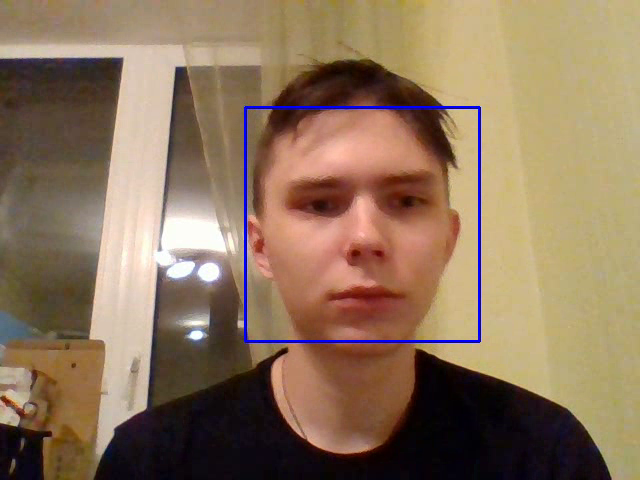
#> input picture frame 16 of me.avi, 640 x 480 px, given in place of the camera
$ python cam.py
#> lines starting #> are read from the running program, lines starting #| are printed output that depends on the picture; after the words box and inside, x2 and y2 are one past the last pixel; in counts of white or black regions, pixels touching at a corner belong together
import cv2 as cv

cap = cv.VideoCapture(0)
face_cascade = cv.CascadeClassifier('haarcascade_frontalface_default.xml')
fourcc = cv.VideoWriter_fourcc(*'XVID')
out = cv.VideoWriter('me.avi', fourcc, 20.0, (640, 480))

while True:
    ret, frame = cap.read()
#> frame is the input picture: shape (480, 640, 3); mean B, G, R 92.6, 117.3, 141.8
    gray = cv.cvtColor(frame, cv.COLOR_BGR2GRAY)
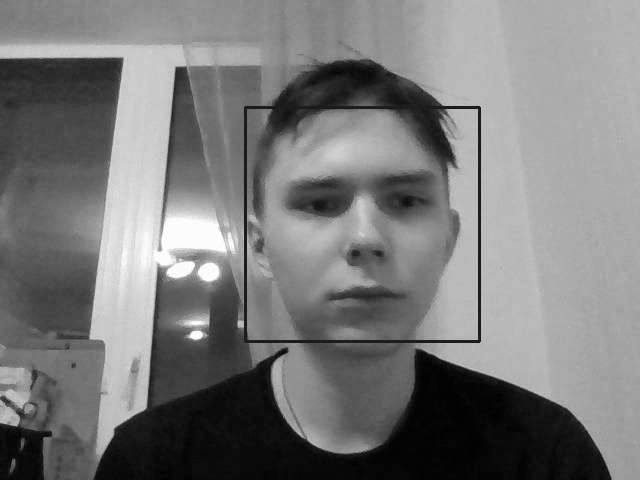
#> gray: shape (480, 640); min 0, max 255, mean 121.8
    faces = face_cascade.detectMultiScale(gray, 1.3, 5)
#> faces = [[246, 108, 231, 231]]
    for (x, y, w, h) in faces:
        cv.rectangle(frame, (x, y), (x + w, y + h), (255, 0, 0), 2)
#> this loop made 1 pass
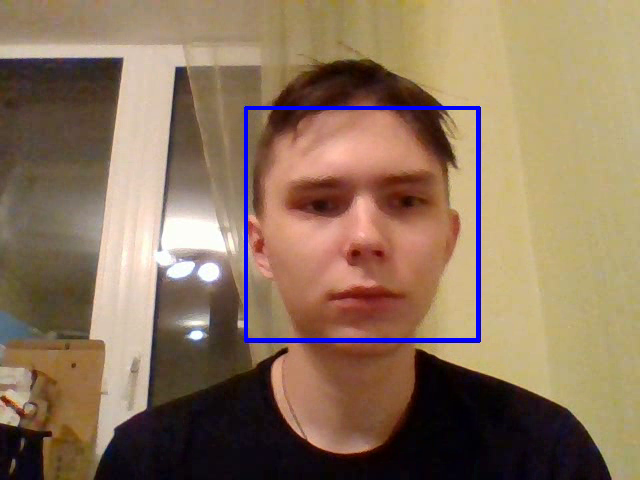
#> frame: shape (480, 640, 3); 0.89% of pixels changed, all inside (x1, y1, x2, y2) = (245, 107, 479, 341)

    cv.imshow('frame', frame)
    out.write(frame)
    if cv.waitKey(1) & 0xFF == ord('q'):
#> (key q is pressed here)
        break

out.release()
cap.release()

$ run again, starting later in the video
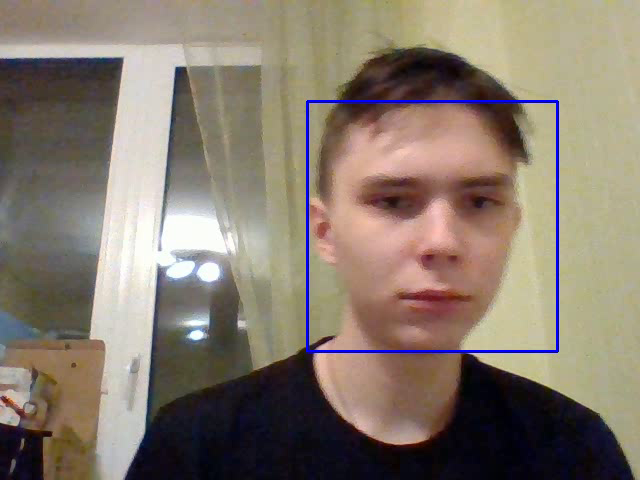
#> input picture frame 72 of me.avi, 640 x 480 px, given in place of the camera
#> frame is the input picture: shape (480, 640, 3); mean B, G, R 110.1, 122.9, 134.9
#> `gray = cv.cvtColor(frame, cv.COLOR_BGR2GRAY)`:
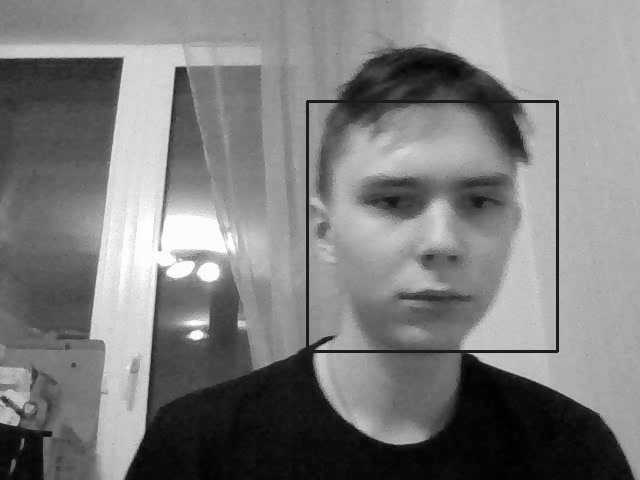
#> gray: shape (480, 640); min 1, max 255, mean 125
#> faces = [[308, 103, 249, 249]]
#> the loop `for (x, y, w, h) in faces:` made 1 pass
#> after the loop `for (x, y, w, h) in faces:`:
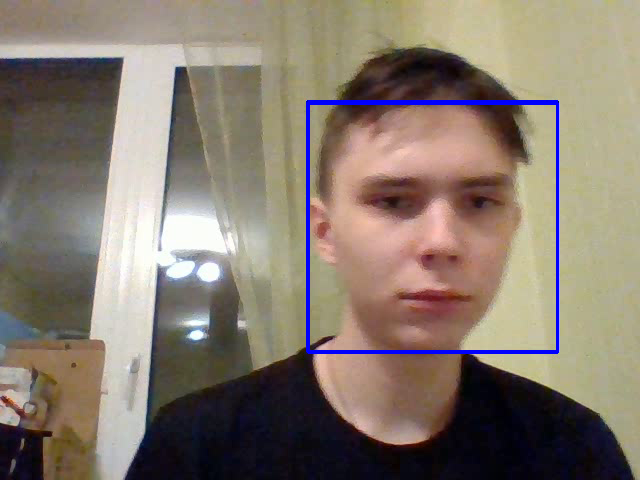
#> frame: shape (480, 640, 3); 0.96% of pixels changed, all inside (x1, y1, x2, y2) = (307, 102, 559, 354)

$ run again, starting later in the video
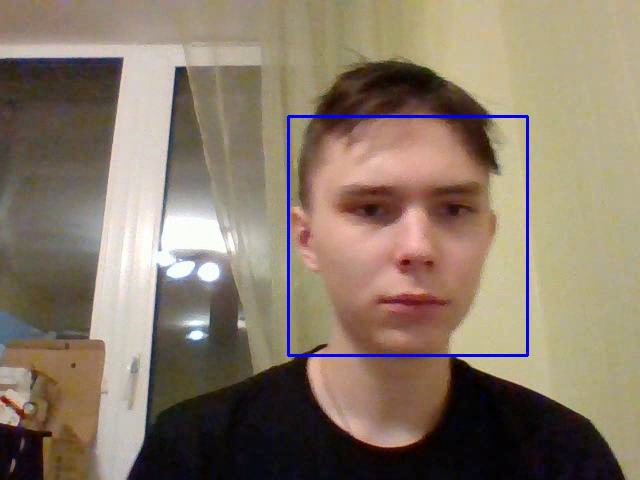
#> input picture frame 128 of me.avi, 640 x 480 px, given in place of the camera
#> frame is the input picture: shape (480, 640, 3); mean B, G, R 105.8, 122.3, 137.6
#> `gray = cv.cvtColor(frame, cv.COLOR_BGR2GRAY)`:
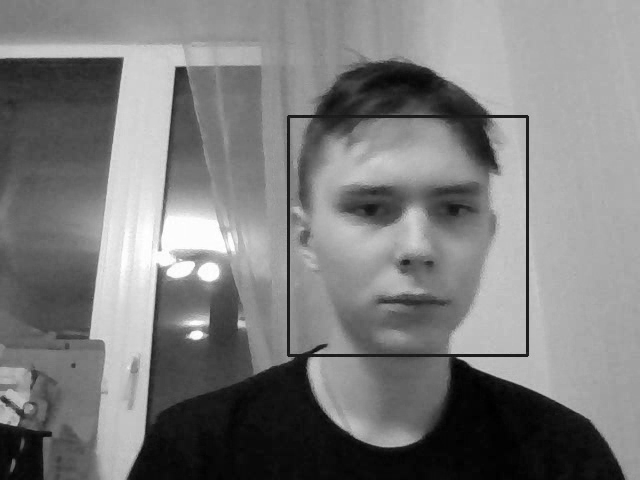
#> gray: shape (480, 640); min 0, max 255, mean 125
#> faces = [[288, 116, 240, 240]]
#> the loop `for (x, y, w, h) in faces:` made 1 pass
#> after the loop `for (x, y, w, h) in faces:`:
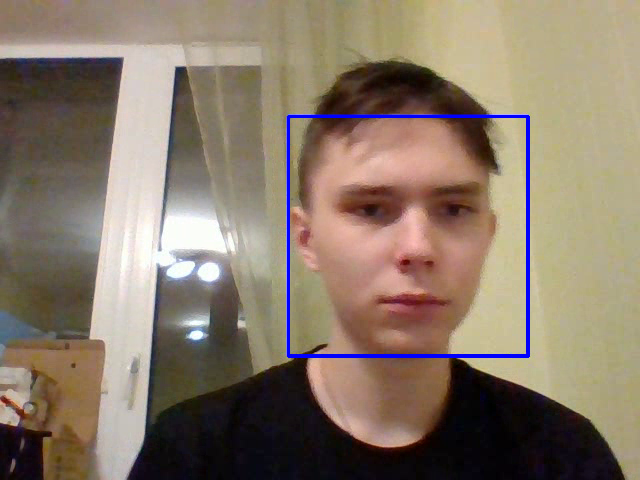
#> frame: shape (480, 640, 3); 0.93% of pixels changed, all inside (x1, y1, x2, y2) = (287, 115, 530, 358)
